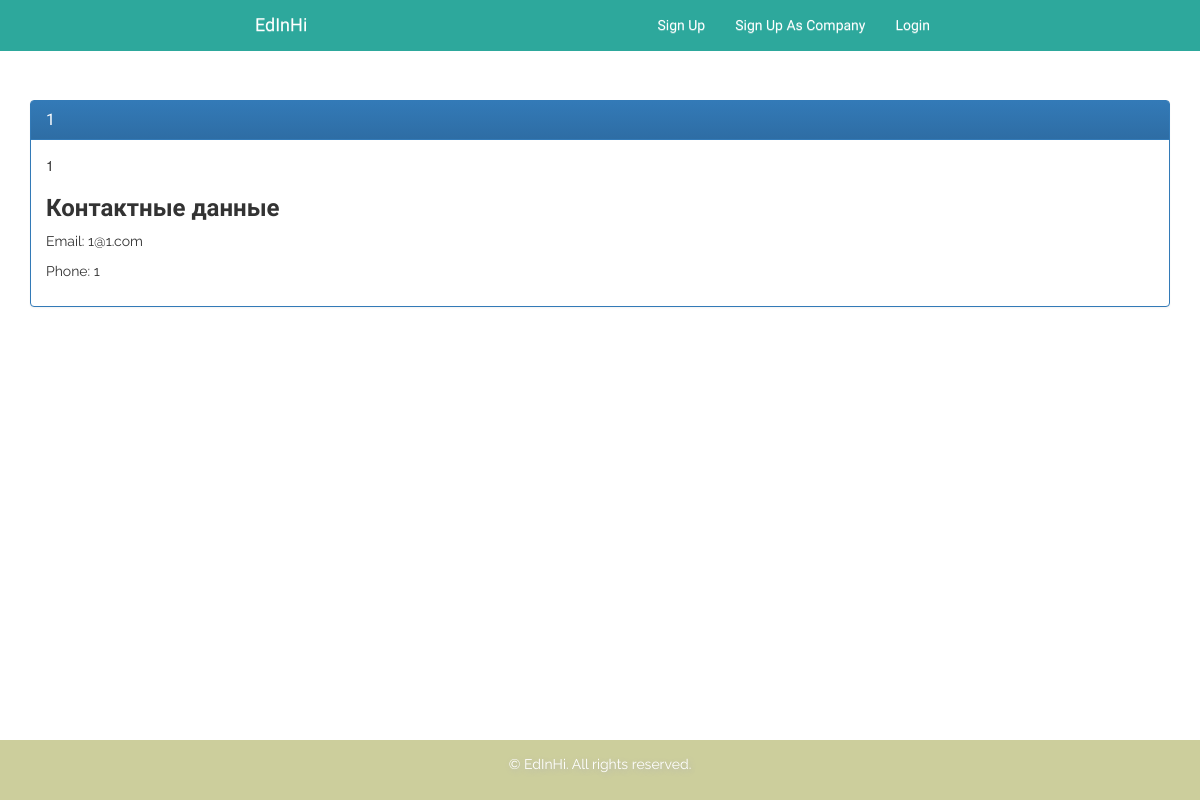
/task/company/3/, run on the app's committed database.
### tasks/models.py (models this page shows)
class CompanyTask(models.Model):
    name = models.CharField(max_length=200)
    comment_to_task = models.TextField()
    description = models.TextField()
    contact_email = models.EmailField()
    phone = models.CharField(max_length=20, null=True, blank=True)
    pub_date = models.DateTimeField('date published', default = timezone.now)

### tasks/views.py (the view)
# urls.py: url(r'^company/(?P<task_id>[0-9]+)/', views.company_task, name="ctask")
def company_task(request, task_id):
    task = get_object_or_404(CompanyTask, pk=task_id)
    return render(request, 'ctask/company_task.html', {'task':task})

### tasks/templates/ctask/company_task.html (shortened to what this page needs)
{%extends 'main_app/base.html' %}
{% load staticfiles %}
{% block content %}
<br><br><br><br><br>
<div class="container">
<div class="panel panel-primary">
  <div class="panel-heading">
    <h3 class="panel-title">{{ task.name }}</h3>
  </div>
  <div class="panel-body">
    {{ task.description|safe }}
    <h3><b>Контактные данные</b></h3>
    <p>Email: {{task.contact_email}}</p>
    <p>Phone: {{task.phone}} </p>
  </div>
</div>
</div>
{% endblock %}

### main_app/static/css/main.css (style rules this page uses)
html { position: relative; min-height: 100%; }
p { font-family: 'Raleway', sans-serif; }
html h1, html h2, html h3, html h4, html h5, html h6 { font-family: 'Heebo', sans-serif; font-weight: 300; }
body { margin-bottom: 60px; }

### data on the page
CompanyTask: name "1", description "1", contact_email "1@1.com", phone "1"
